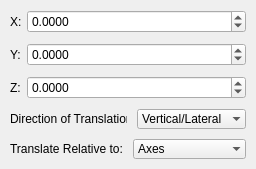
             <widget class="QWidget" name="m_pTranslationWidget" native="true">
              <layout class="QFormLayout" name="formLayout_6">
               <property name="fieldGrowthPolicy">
                <enum>QFormLayout::AllNonFixedFieldsGrow</enum>
               </property>
               <property name="horizontalSpacing">
                <number>5</number>
               </property>
               <property name="verticalSpacing">
                <number>10</number>
               </property>
               <property name="leftMargin">
                <number>10</number>
               </property>
               <property name="topMargin">
                <number>10</number>
               </property>
               <property name="rightMargin">
                <number>10</number>
               </property>
               <property name="bottomMargin">
                <number>10</number>
               </property>
               <item row="0" column="0">
                <widget class="QLabel" name="label_27">
                 <property name="text">
                  <string>X:</string>
                 </property>
                </widget>
               </item>
               <item row="0" column="1">
                <widget class="QDoubleSpinBox" name="m_p_DoubleSpinBox_TranslationX">
                 <property name="decimals">
                  <number>4</number>
                 </property>
                 <property name="minimum">
                  <double>-99.989999999999995</double>
                 </property>
                 <property name="singleStep">
                  <double>0.010000000000000</double>
                 </property>
                </widget>
               </item>
               <item row="1" column="0">
                <widget class="QLabel" name="label_28">
                 <property name="text">
                  <string>Y:</string>
                 </property>
                </widget>
               </item>
               <item row="1" column="1">
                <widget class="QDoubleSpinBox" name="m_p_DoubleSpinBox_TranslationY">
                 <property name="decimals">
                  <number>4</number>
                 </property>
                 <property name="minimum">
                  <double>-99.989999999999995</double>
                 </property>
                 <property name="singleStep">
                  <double>0.010000000000000</double>
                 </property>
                </widget>
               </item>
               <item row="2" column="0">
                <widget class="QLabel" name="label_29">
                 <property name="text">
                  <string>Z:</string>
                 </property>
                </widget>
               </item>
               <item row="2" column="1">
                <widget class="QDoubleSpinBox" name="m_p_DoubleSpinBox_TranslationZ">
                 <property name="decimals">
                  <number>4</number>
                 </property>
                 <property name="minimum">
                  <double>-99.989999999999995</double>
                 </property>
                 <property name="singleStep">
                  <double>0.010000000000000</double>
                 </property>
                </widget>
               </item>
               <item row="3" column="0" colspan="2">
                <layout class="QHBoxLayout" name="horizontalLayout_3">
                 <property name="spacing">
                  <number>10</number>
                 </property>
                 <property name="leftMargin">
                  <number>0</number>
                 </property>
                 <property name="rightMargin">
                  <number>0</number>
                 </property>
                 <property name="bottomMargin">
                  <number>0</number>
                 </property>
                 <item>
                  <widget class="QLabel" name="label_2">
                   <property name="sizePolicy">
                    <sizepolicy hsizetype="Fixed" vsizetype="Expanding">
                     <horstretch>0</horstretch>
                     <verstretch>0</verstretch>
                    </sizepolicy>
                   </property>
                   <property name="maximumSize">
                    <size>
                     <width>117</width>
                     <height>21</height>
                    </size>
                   </property>
                   <property name="text">
                    <string>Direction of Translation:</string>
                   </property>
                   <property name="buddy">
                    <cstring>m_pTranslationWidget</cstring>
                   </property>
                  </widget>
                 </item>
                 <item>
                  <widget class="QComboBox" name="m_p_ComboBox_DirectionOfTranslation">
                   <property name="frame">
                    <bool>false</bool>
                   </property>
                   <item>
                    <property name="text">
                     <string>Vertical/Lateral</string>
                    </property>
                   </item>
                   <item>
                    <property name="text">
                     <string>Vertical</string>
                    </property>
                   </item>
                   <item>
                    <property name="text">
                     <string>Lateral</string>
                    </property>
                   </item>
                   <item>
                    <property name="text">
                     <string>Longitudinal</string>
                    </property>
                   </item>
                  </widget>
                 </item>
                </layout>
               </item>
               <item row="4" column="0" colspan="2">
                <layout class="QHBoxLayout" name="horizontalLayout_13">
                 <property name="spacing">
                  <number>10</number>
                 </property>
                 <property name="leftMargin">
                  <number>0</number>
                 </property>
                 <property name="rightMargin">
                  <number>0</number>
                 </property>
                 <property name="bottomMargin">
                  <number>0</number>
                 </property>
                 <item>
                  <widget class="QLabel" name="label_5">
                   <property name="sizePolicy">
                    <sizepolicy hsizetype="Fixed" vsizetype="Expanding">
                     <horstretch>0</horstretch>
                     <verstretch>0</verstretch>
                    </sizepolicy>
                   </property>
                   <property name="maximumSize">
                    <size>
                     <width>117</width>
                     <height>21</height>
                    </size>
                   </property>
                   <property name="text">
                    <string>Translate Relative to:</string>
                   </property>
                   <property name="buddy">
                    <cstring>m_pTranslationWidget</cstring>
                   </property>
                  </widget>
                 </item>
                 <item>
                  <widget class="QComboBox" name="m_p_ComboBox_TranslateRelativeTo">
                   <property name="frame">
                    <bool>false</bool>
                   </property>
                   <item>
                    <property name="text">
                     <string>Axes</string>
                    </property>
                   </item>
                   <item>
                    <property name="text">
                     <string>Display</string>
                    </property>
                   </item>
                  </widget>
                 </item>
                </layout>
               </item>
              </layout>
             </widget>
